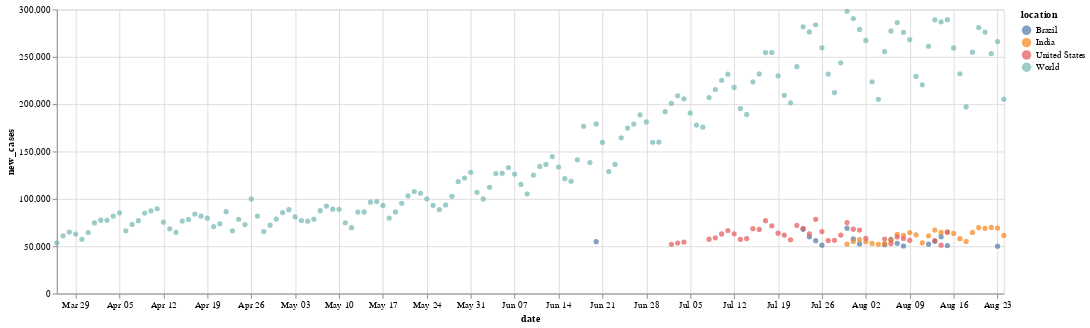

Here is the notebook cell this chart was saved with:
### Code cell
filter = (Q.column("new_cases") > 50000)

data_above_50000 = dataset.get_data(condition = filter)

altair.Chart(data_above_50000).mark_circle().encode(
        x="date:T",
        y="new_cases",
        color="location",
        tooltip=["location", "date", "new_cases", "new_deaths"]
    ).properties(width=1000)

### Figure 1 — Vega-Lite specification as saved in the notebook (floating-point values rounded to 4 significant figures; data arrays with more than 128 entries replaced by an {"elided": "..."} marker saying what was removed)
{"config": {"view": {"continuousWidth": 400, "continuousHeight": 300}}, "data": {"name": "data-447d8a9e267675bc7194145ab0e58617"}, "mark": "circle", "encoding": {"color": {"type": "nominal", "field": "location"}, "tooltip": [{"type": "nominal", "field": "location"}, {"type": "nominal", "field": "date"}, {"type": "quantitative", "field": "new_cases"}, {"type": "quantitative", "field": "new_deaths"}], "x": {"type": "temporal", "field": "date"}, "y": {"type": "quantitative", "field": "new_cases"}}, "width": 1000, "$schema": "https://vega.github.io/schema/vega-lite/v4.8.1.json", "datasets": {"data-447d8a9e267675bc7194145ab0e58617": {"elided": "232 records"}}}
